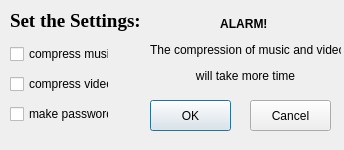
<?xml version="1.0" encoding="UTF-8"?>
<ui version="4.0">
 <class>SettingsDialog</class>
 <widget class="QDialog" name="SettingsDialog">
  <property name="geometry">
   <rect>
    <x>0</x>
    <y>0</y>
    <width>344</width>
    <height>150</height>
   </rect>
  </property>
  <property name="sizePolicy">
   <sizepolicy hsizetype="Fixed" vsizetype="Fixed">
    <horstretch>0</horstretch>
    <verstretch>0</verstretch>
   </sizepolicy>
  </property>
  <property name="minimumSize">
   <size>
    <width>344</width>
    <height>150</height>
   </size>
  </property>
  <property name="maximumSize">
   <size>
    <width>344</width>
    <height>150</height>
   </size>
  </property>
  <property name="windowTitle">
   <string>Settings</string>
  </property>
  <widget class="QLabel" name="label">
   <property name="geometry">
    <rect>
     <x>10</x>
     <y>10</y>
     <width>171</width>
     <height>21</height>
    </rect>
   </property>
   <property name="font">
    <font>
     <family>Times New Roman</family>
     <pointsize>14</pointsize>
     <weight>75</weight>
     <bold>true</bold>
    </font>
   </property>
   <property name="text">
    <string>Set the Settings:</string>
   </property>
  </widget>
  <widget class="QLabel" name="label_2">
   <property name="geometry">
    <rect>
     <x>150</x>
     <y>10</y>
     <width>191</width>
     <height>81</height>
    </rect>
   </property>
   <property name="text">
    <string>&lt;html&gt;&lt;head/&gt;&lt;body&gt;&lt;p align=&quot;center&quot;&gt;&lt;span style=&quot; font-weight:600;&quot;&gt;ALARM! &lt;/span&gt;&lt;/p&gt;&lt;p align=&quot;center&quot;&gt;The compression of music and video&lt;/p&gt;&lt;p align=&quot;center&quot;&gt;will take more time&lt;/p&gt;&lt;/body&gt;&lt;/html&gt;</string>
   </property>
  </widget>
  <widget class="QPushButton" name="SettingsOkButton">
   <property name="geometry">
    <rect>
     <x>150</x>
     <y>100</y>
     <width>81</width>
     <height>31</height>
    </rect>
   </property>
   <property name="text">
    <string>OK</string>
   </property>
  </widget>
  <widget class="QPushButton" name="SettingsCancelButton">
   <property name="geometry">
    <rect>
     <x>250</x>
     <y>100</y>
     <width>81</width>
     <height>31</height>
    </rect>
   </property>
   <property name="text">
    <string>Cancel</string>
   </property>
  </widget>
  <widget class="QWidget" name="">
   <property name="geometry">
    <rect>
     <x>10</x>
     <y>40</y>
     <width>99</width>
     <height>91</height>
    </rect>
   </property>
   <layout class="QVBoxLayout" name="verticalLayout">
    <item>
     <widget class="QCheckBox" name="SettingsMusicCheckBox">
      <property name="text">
       <string>compress music</string>
      </property>
     </widget>
    </item>
    <item>
     <widget class="QCheckBox" name="SettingsVideoCheckBox">
      <property name="text">
       <string>compress video</string>
      </property>
     </widget>
    </item>
    <item>
     <widget class="QCheckBox" name="SettingsPasswordCheckBox">
      <property name="autoFillBackground">
       <bool>false</bool>
      </property>
      <property name="text">
       <string>make password</string>
      </property>
     </widget>
    </item>
   </layout>
  </widget>
 </widget>
 <resources/>
 <connections/>
</ui>
